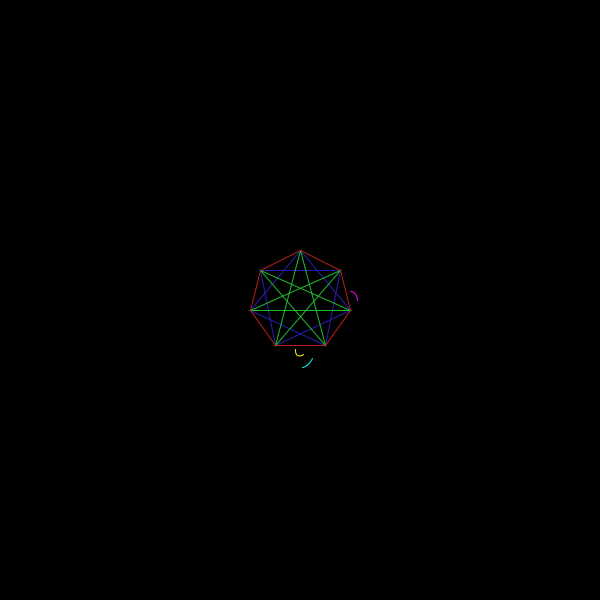
Frame 1 (no input)
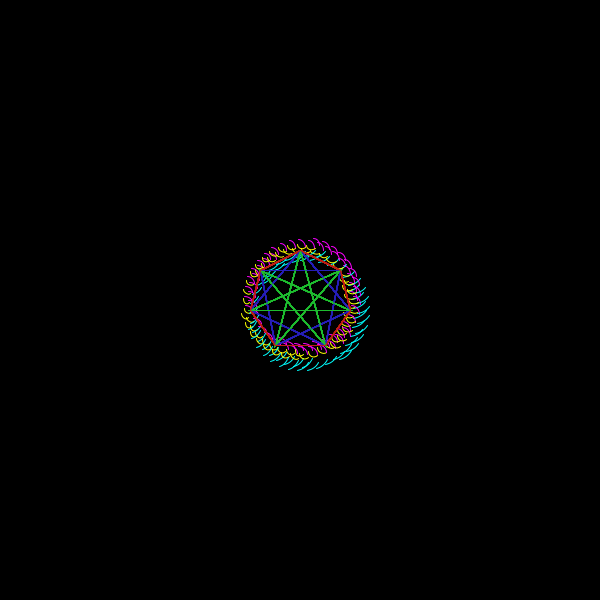
Frame 60 (the mouse pressed at the canvas centre just before this capture)
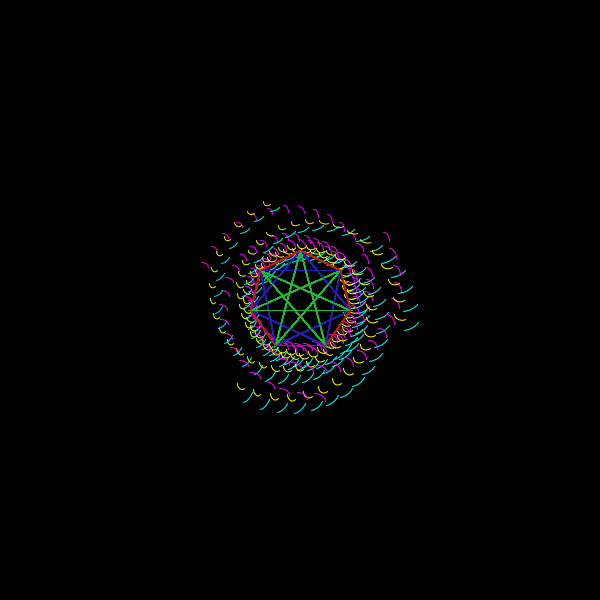
Frame 120 (the mouse held since frame 60 and released just before this capture)

The Processing sketch that drew these frames (run headless with seeded random() and noise(); from frame 60 on, the mouse is pressed at the canvas centre):

// Processing sketch: processing_182407
// ── processing_182407.pde

float angolo = 0;      //angolo di partenza della spirale.
float scalare = 50;    //misura raggio della spirale.
float vel = 800;       //velocità di rotazione
float offset = 300;    //centro della spirale. 

void setup() {
  size(600, 600);      //dimensioni della finestra.
  background(0);       //posto in Setup, il comando background rimane invariato.
  smooth();            //contorni uniformi.
  noFill();            //utilizzo sono il contorni.
  
}
void draw() {
   float x = offset + sin(angolo) * scalare; //funzioni per la spirale
   float y = offset + cos(angolo) * scalare; 
   
   //Provo a usare i valori Float x e Float Y anche nei colori per creare un leggero cambiamento
   stroke(0, x, y);                          
   
   arc(x, y, x/10, y/10, radians(30), radians(80));  //forme degli archi che compongono la spirale.
   stroke(x, 0, y);
   arc(y, x, x/20, y/20, radians(270), radians(360)); //le dimensioni sono relative alle variabili, modificando la forma degli archi.
   stroke(x, y, 0);
   arc(x, y, x/30, y/30, radians(50), radians(180));
   
   angolo += vel;
   if(mousePressed) {
   scalare += 0.8; //permette alla spirale di allargarsi.
   } else {
     scalare += 0.1; //modifico il valore del scalare nel caso si prema il pulsante del mouse
   }
   heptagram(); //chiamo il void del motivo a stella in centro.
}

void heptagram() {
  stroke(39, 30, 183); //gestisco i colori delle stelle
  beginShape(); //costruisco la stella blu con i vettori.
  vertex(300, 250);
  vertex(250, 310);
  vertex(325, 345);
  vertex(340, 270);
  vertex(260, 270);
  vertex(275, 345);
  vertex(350, 310);
  vertex(300, 250);
  endShape();
  
  stroke(30, 188, 47);
  beginShape(); //stella verde.
  vertex(300, 250);
  vertex(275, 345);
  vertex(340, 270);
  vertex(250, 310);
  vertex(350, 310);
  vertex(260, 270);
  vertex(325, 345);
  vertex(300, 250);
  endShape();
 
  stroke(188, 30, 20);
  beginShape(); //stella rossa.
  vertex(300, 250);
  vertex(300, 250);
  vertex(260, 270);
  vertex(250, 310);
  vertex(275, 345);
  vertex(325, 345);
  vertex(350, 310);
  vertex(340, 270);
  vertex(300, 250);
  endShape();
} //fine
  
   


 
